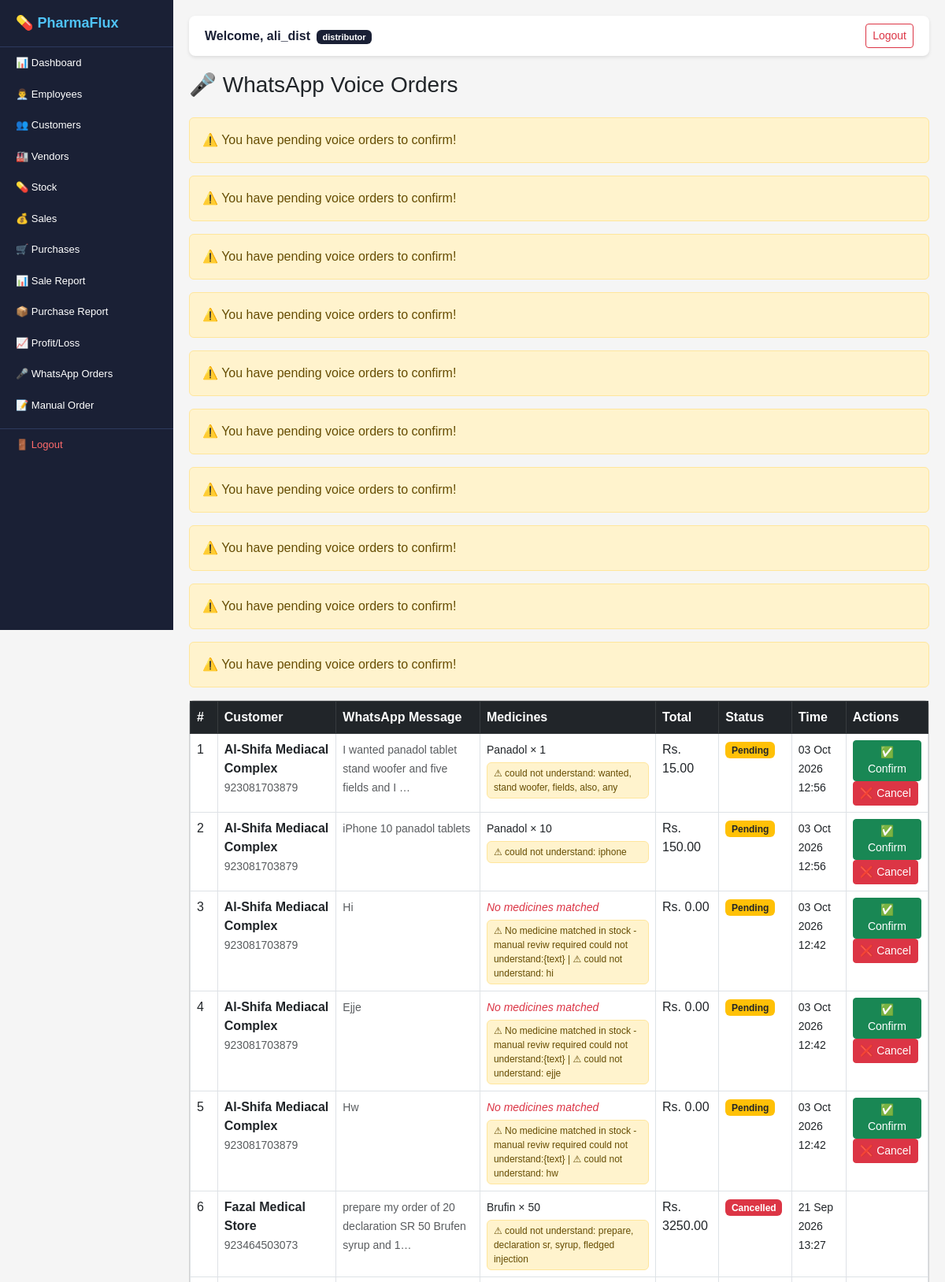
Screenshot of /voice-orders/ (signed in, upper part) with the database file from the repository.
### users/models.py (models this page shows)
class User(AbstractUser):
    ROLES = [
        ('superadmin', 'Super Admin'),
        ('distributor', 'Distributor'),
        ('employee', 'Employee'),
    ]
    role = models.CharField(
        max_length=20,
        choices=ROLES,
        default='distributor'
    )

### voice_orders/models.py (models this page shows, shortened)
class VoiceOrder(models.Model):
    STATUS = [
        ('processing', 'Processing'),
        ('draft', 'Draft'),
        ('confirmed', 'Confirmed'),
        ('cancelled', 'Cancelled'),
    ]
    order = models.OneToOneField(
        Order,
        on_delete=models.CASCADE,
        null=True,
        blank=True,
        related_name='voice_order'
    )
    distributor = models.ForeignKey(
        Distributor,
        on_delete=models.CASCADE,
        related_name='voice_orders'
    )
    voice_input = models.TextField()
    converted_text = models.TextField(
        blank=True
    )
    status = models.CharField(
        max_length=20,
        choices=STATUS,
        default='processing'
    )
    created_at = models.DateTimeField(
        auto_now_add=True
    )

### orders/models.py (models this page shows, shortened)
class Order(models.Model):
    STATUS = [
        ('draft', 'Draft'),
        ('confirmed', 'Confirmed'),
        ('cancelled', 'Cancelled'),
    ]
    TYPE = [
        ('manual', 'Manual'),
        ('voice', 'Voice'),
    ]
    customer = models.ForeignKey(
        Customer,
        on_delete=models.CASCADE,
        related_name='orders'
    )
    distributor = models.ForeignKey(
        Distributor,
        on_delete=models.CASCADE,
        related_name='orders'
    )
    order_date = models.DateTimeField(
        default=timezone.now
    )
    discount = models.DecimalField(
        max_digits=10,
        decimal_places=2,
        default=0
    )
    status = models.CharField(
        max_length=20,
        choices=STATUS,
        default='draft'
    )
    order_type = models.CharField(
        max_length=20,
        choices=TYPE,
        default='manual'
    )
    def get_subtotal_total(self):
        return sum(
            item.get_subtotal()
            for item in self.items.all()
        )
    def get_total(self):
        total = self.get_subtotal_total() - self.discount
        return max(total, 0)

class OrderItem(models.Model):
    order = models.ForeignKey(
        Order,
        on_delete=models.CASCADE,
        related_name='items'
    )
    stock = models.ForeignKey(
        Stock,
        on_delete=models.CASCADE
    )
    quantity = models.IntegerField()
    unit_price = models.DecimalField(
        max_digits=10,
        decimal_places=2
    )
    def get_subtotal(self):
        return self.quantity * self.unit_price

### customers/models.py (models this page shows, shortened)
class Customer(models.Model):
    distributor = models.ForeignKey(
        Distributor,
        on_delete=models.CASCADE,
        related_name='customers'
    )
    name = models.CharField(max_length=200)
    type = models.CharField(
        max_length=100,
        blank=True
    )
    contact = models.CharField(max_length=20)
    email = models.EmailField(blank=True)
    address = models.TextField(blank=True)
    whatsapp_number = models.CharField(
        max_length=20,
        blank=True
    )
    created_at = models.DateTimeField(
        auto_now_add=True
    )

### stock/models.py (models this page shows, shortened)
class Stock(models.Model):
    distributor = models.ForeignKey(
        Distributor,
        on_delete=models.CASCADE,
        related_name='stocks'
    )
    medicine_name = models.CharField(
        max_length=200
    )
    batch_no = models.CharField(
        max_length=100,
        unique=True
    )
    quantity = models.IntegerField(default=0)
    expiry_date = models.DateField()
    unit_price = models.DecimalField(
        max_digits=10,
        decimal_places=2
    )
    reorder_level = models.IntegerField(
        default=10
    )
    created_at = models.DateTimeField(
        auto_now_add=True
    )

### voice_orders/views.py (the view)
@login_required
def voice_orders_list(request):
    distributor = get_distributor(request)
    voice_orders = VoiceOrder.objects.filter(
        distributor=distributor
    ).order_by('-created_at')
    return render(request, 'voice_orders/list.html', {'voice_orders': voice_orders})

### voice_orders/views.py (called while the page is built)
def get_distributor(request):
    if request.user.role == 'distributor':
        return request.user.distributor
    elif request.user.role == 'employee':
        return request.user.employee.distributor
    return None

### templates/voice_orders/list.html (shortened to what this page needs)
{% extends 'base.html' %}
{% block content %}
<div class="d-flex justify-content-between
            align-items-center mb-3">
    <h3>🎤 WhatsApp Voice Orders</h3>
</div>
{% for vo in voice_orders %}
{% if vo.status == 'draft' %}
<div class="alert alert-warning">
    ⚠️ You have pending voice orders to confirm!
</div>
{% endif %}
{% endfor %}
<div class="card">
    <div class="card-body p-0">
        <table class="table table-bordered
                      table-hover mb-0">
            <thead class="table-dark">
                <tr>
                    <th>#</th>
                    <th>Customer</th>
                    <th>WhatsApp Message</th>
                    <th>Medicines</th>
                    <th>Total</th>
                    <th>Status</th>
                    <th>Time</th>
                    <th>Actions</th>
                </tr>
            </thead>
            <tbody>
                {% for vo in voice_orders %}
                <tr>
                    <td>{{ forloop.counter }}</td>
                    <td>
                        <strong>{{ vo.order.customer.name }}</strong>
                        <br>
                        <small class="text-muted">
                            {{ vo.order.customer.whatsapp_number }}
                        </small>
                    </td>
                    <td>
                        <small class="text-muted">
                            {{ vo.voice_input|truncatechars:60 }}
                        </small>
                    </td>
                    <td>
                        {% for item in vo.order.items.all %}
                        <small>
                            {{ item.stock.medicine_name }}
                            × {{ item.quantity }}
                        </small><br>
                        {% empty %}
                        <small class="text-danger fst-italic">
                            No medicines matched
                        </small>
                        {% endfor %}
                        {% if "⚠" in vo.converted_text %}
                        <div class="alert alert-warning py-1 px-2 mt-1 mb-0"
                             style="font-size: 0.75rem; white-space: normal;">
                            {{ vo.converted_text }}
                        </div>
                        {% endif %}
                    </td>
                    <td>Rs. {{ vo.order.get_total }}</td>
                    <td>
                        {% if vo.status == 'draft' %}
                        <span class="badge bg-warning text-dark">
                            Pending
                        </span>
                        {% elif vo.status == 'confirmed' %}
                        <span class="badge bg-success">
                            Confirmed
                        </span>
                        {% else %}
                        <span class="badge bg-danger">
                            Cancelled
                        </span>
                        {% endif %}
                    </td>
                    <td>
                        <small>
                            {{ vo.created_at|date:"d M Y H:i" }}
                        </small>
                    </td>
                    <td>
                        {% if vo.status == 'draft' %}
                        <a href="/voice-orders/confirm/{{ vo.id }}/"
                           class="btn btn-sm btn-success"
                           onclick="return confirm('Confirm this order?')">
                           ✅ Confirm
                        </a>
                        <a href="/voice-orders/cancel/{{ vo.id }}/"
                           class="btn btn-sm btn-danger"
                           onclick="return confirm('Cancel?')">
                           ❌ Cancel
                        </a>
                        {% elif vo.status == 'confirmed' %}
                        <a href="/sales/invoice/{{ vo.order.sale.id }}/"
                           class="btn btn-sm btn-info">
                           🧾 Invoice
                        </a>
                        {% endif %}
                    </td>
                </tr>
                {% endfor %}
            </tbody>
        </table>
    </div>
</div>
{% endblock %}

### templates/base.html (shortened to what this page needs)
<!DOCTYPE html>
<html lang="en">
<head>
    <link href="https://cdn.jsdelivr.net/npm/bootstrap@5.3.0/dist/css/bootstrap.min.css" rel="stylesheet">
</head>
<body>
<div id="sidebar">
    <span class="brand">💊 PharmaFlux</span>
    {% if request.user.role == 'superadmin' %}
    <a href="/superadmin/" class="nav-link-item">📊 Dashboard</a>
    <a href="/superadmin/add-distributor/" class="nav-link-item">➕ Add Distributor</a>
    {% elif request.user.role == 'distributor' %}
    <a href="/dashboard/" class="nav-link-item">📊 Dashboard</a>
    <a href="/employees/" class="nav-link-item">👨‍💼 Employees</a>
    <a href="/customers/" class="nav-link-item">👥 Customers</a>
    <a href="/vendors/" class="nav-link-item">🏭 Vendors</a>
    <a href="/stock/" class="nav-link-item">💊 Stock</a>
    <a href="/sales/" class="nav-link-item">💰 Sales</a>
    <a href="/purchases/" class="nav-link-item">🛒 Purchases</a>
    <a href="/reports/sales/" class="nav-link-item">📊 Sale Report</a>
    <a href="/reports/purchases/" class="nav-link-item">📦 Purchase Report</a>
    <a href="/reports/profit-loss/" class="nav-link-item">📈 Profit/Loss</a>
    <a href="/voice-orders/" class="nav-link-item">🎤 WhatsApp Orders</a>
    <a href="/voice-orders/create/" class="nav-link-item">📝 Manual Order</a>
    {% endif %}
    <a href="/logout/" class="nav-logout">🚪 Logout</a>
</div>
<div id="main-content">
    <div class="topbar">
        <span style="font-weight:bold; color:#1a2035;">
            Welcome, {{ request.user.username }}
            <span class="badge ms-1" style="background:#1a2035; font-size:11px;">
                {{ request.user.role }}
            </span>
        </span>
        <a href="/logout/" class="btn btn-sm btn-outline-danger">Logout</a>
    </div>
    {% block content %}
    {% endblock %}
</div>
</body>
</html>

### templates/base.html (style rules this page uses)
* { margin: 0; padding: 0; box-sizing: border-box; }
body { font-family: Arial, sans-serif; background-color: #f5f5f5; }
#sidebar { width: 220px; height: 100vh; background-color: #1a2035; position: fixed; top: 0; left: 0; overflow-y: auto; overflow-x: hidden; z-index: 999; transition: transform 0.3s ease; }
.brand { color: #4fc3f7; font-size: 18px; font-weight: bold; padding: 16px 20px; background: #1a2035; display: block; border-bottom: 1px solid #2d3a5e; }
.nav-link-item { color: #ffffff; padding: 10px 20px; display: block; text-decoration: none; font-size: 13px; }
.nav-logout { color: #ff6b6b; padding: 10px 20px; display: block; text-decoration: none; font-size: 13px; border-top: 1px solid #2d3a5e; margin-top: 10px; }
#main-content { margin-left: 220px; padding: 20px; }
.topbar { background: #ffffff; padding: 10px 20px; margin-bottom: 20px; border-radius: 8px; box-shadow: 0 2px 4px rgba(0,0,0,0.1); display: flex; justify-content: space-between; align-items: center; }

### rows the page displays
User: user.username "ali_dist", user.role "distributor"
VoiceOrder: shows "⚠️ You have pending voice orders to confirm!", order.customer.name "Al-Shifa Mediacal Complex", order.customer.whatsapp_number "923081703879", voice_input "I wanted panadol tablet stand woofer and five fields and I …", converted_text "⚠ could not understand: wanted, stand woofer, fields, also, any", order.get_total "15.00", status "Pending", created_at "03 Oct 2026 12:56"
VoiceOrder: shows "⚠️ You have pending voice orders to confirm!", order.customer.name "Al-Shifa Mediacal Complex", order.customer.whatsapp_number "923081703879", voice_input "iPhone 10 panadol tablets", converted_text "⚠ could not understand: iphone", order.get_total "150.00", status "Pending", created_at "03 Oct 2026 12:56"
VoiceOrder: shows "⚠️ You have pending voice orders to confirm!", order.customer.name "Al-Shifa Mediacal Complex", order.customer.whatsapp_number "923081703879", voice_input "Hi", converted_text "⚠ No medicine matched in stock - manual reviw required could not understand:{text} | ⚠ could not understand: hi", order.get_total "0.00", status "Pending", created_at "03 Oct 2026 12:42"
VoiceOrder: shows "⚠️ You have pending voice orders to confirm!", order.customer.name "Al-Shifa Mediacal Complex", order.customer.whatsapp_number "923081703879", voice_input "Ejje", converted_text "⚠ No medicine matched in stock - manual reviw required could not understand:{text} | ⚠ could not understand: ejje", order.get_total "0.00", status "Pending", created_at "03 Oct 2026 12:42"
VoiceOrder: shows "⚠️ You have pending voice orders to confirm!", order.customer.name "Al-Shifa Mediacal Complex", order.customer.whatsapp_number "923081703879", voice_input "Hw", converted_text "⚠ No medicine matched in stock - manual reviw required could not understand:{text} | ⚠ could not understand: hw", order.get_total "0.00", status "Pending", created_at "03 Oct 2026 12:42"
VoiceOrder: shows "⚠️ You have pending voice orders to confirm!"
VoiceOrder: shows "⚠️ You have pending voice orders to confirm!"
VoiceOrder: shows "⚠️ You have pending voice orders to confirm!"
VoiceOrder: shows "⚠️ You have pending voice orders to confirm!"
VoiceOrder: shows "⚠️ You have pending voice orders to confirm!"
OrderItem: stock.medicine_name "Panadol", quantity "1"
OrderItem: stock.medicine_name "Panadol", quantity "10"
VoiceOrder: order.customer.name "Fazal Medical Store", order.customer.whatsapp_number "923464503073", voice_input "prepare my order of 20 declaration SR 50 Brufen syrup and 1…", converted_text "⚠ could not understand: prepare, declaration sr, syrup, fledged injection", order.get_total "3250.00", status "Cancelled", created_at "21 Sep 2026 13:27"
OrderItem: stock.medicine_name "Brufin", quantity "50"
